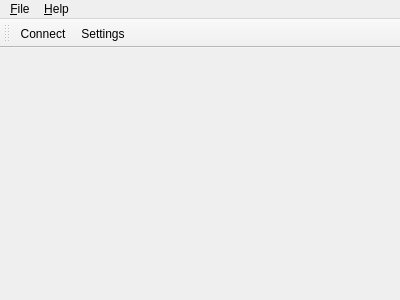
<?xml version="1.0" encoding="UTF-8"?>
<ui version="4.0">
 <class>MainWindow</class>
 <widget class="QMainWindow" name="MainWindow">
  <property name="geometry">
   <rect>
    <x>0</x>
    <y>0</y>
    <width>400</width>
    <height>300</height>
   </rect>
  </property>
  <property name="windowTitle">
   <string>My TCP Client App</string>
  </property>
  <property name="windowIcon">
   <iconset resource="../client_app.qrc">
    <normaloff>:/images/qt-logo.png</normaloff>:/images/qt-logo.png</iconset>
  </property>
  <widget class="QWidget" name="centralWidget"/>
  <widget class="QMenuBar" name="menubar">
   <property name="geometry">
    <rect>
     <x>0</x>
     <y>0</y>
     <width>400</width>
     <height>23</height>
    </rect>
   </property>
   <widget class="QMenu" name="menuFile">
    <property name="title">
     <string>&amp;File</string>
    </property>
    <addaction name="actionEditSettings"/>
    <addaction name="separator"/>
    <addaction name="actionQuit"/>
   </widget>
   <widget class="QMenu" name="menuHelp">
    <property name="title">
     <string>&amp;Help</string>
    </property>
    <addaction name="actionAbout"/>
   </widget>
   <addaction name="menuFile"/>
   <addaction name="menuHelp"/>
  </widget>
  <widget class="QToolBar" name="toolBar">
   <property name="windowTitle">
    <string>toolBar</string>
   </property>
   <attribute name="toolBarArea">
    <enum>TopToolBarArea</enum>
   </attribute>
   <attribute name="toolBarBreak">
    <bool>false</bool>
   </attribute>
   <addaction name="actionConnect"/>
   <addaction name="actionEditSettings"/>
  </widget>
  <action name="actionQuit">
   <property name="icon">
    <iconset>
     <normalon>:/images/application-exit.png</normalon>
    </iconset>
   </property>
   <property name="text">
    <string>&amp;Quit</string>
   </property>
  </action>
  <action name="actionConnect">
   <property name="checkable">
    <bool>true</bool>
   </property>
   <property name="icon">
    <iconset resource="../client_app.qrc">
     <normaloff>:/images/disconnect.png</normaloff>
     <normalon>:/images/connect.png</normalon>:/images/disconnect.png</iconset>
   </property>
   <property name="text">
    <string>Connect</string>
   </property>
   <property name="toolTip">
    <string>Connect to server / disconnect from server</string>
   </property>
  </action>
  <action name="actionEditSettings">
   <property name="icon">
    <iconset>
     <normalon>:/images/settings.png</normalon>
    </iconset>
   </property>
   <property name="text">
    <string>&amp;Settings...</string>
   </property>
   <property name="toolTip">
    <string>Edit connection settings</string>
   </property>
  </action>
  <action name="actionAbout">
   <property name="icon">
    <iconset resource="../client_app.qrc">
     <normaloff>:/images/qt-logo.png</normaloff>:/images/qt-logo.png</iconset>
   </property>
   <property name="text">
    <string>&amp;About...</string>
   </property>
   <property name="toolTip">
    <string>About this program</string>
   </property>
  </action>
 </widget>
 <resources>
  <include location="../client_app.qrc"/>
 </resources>
 <connections/>
</ui>
